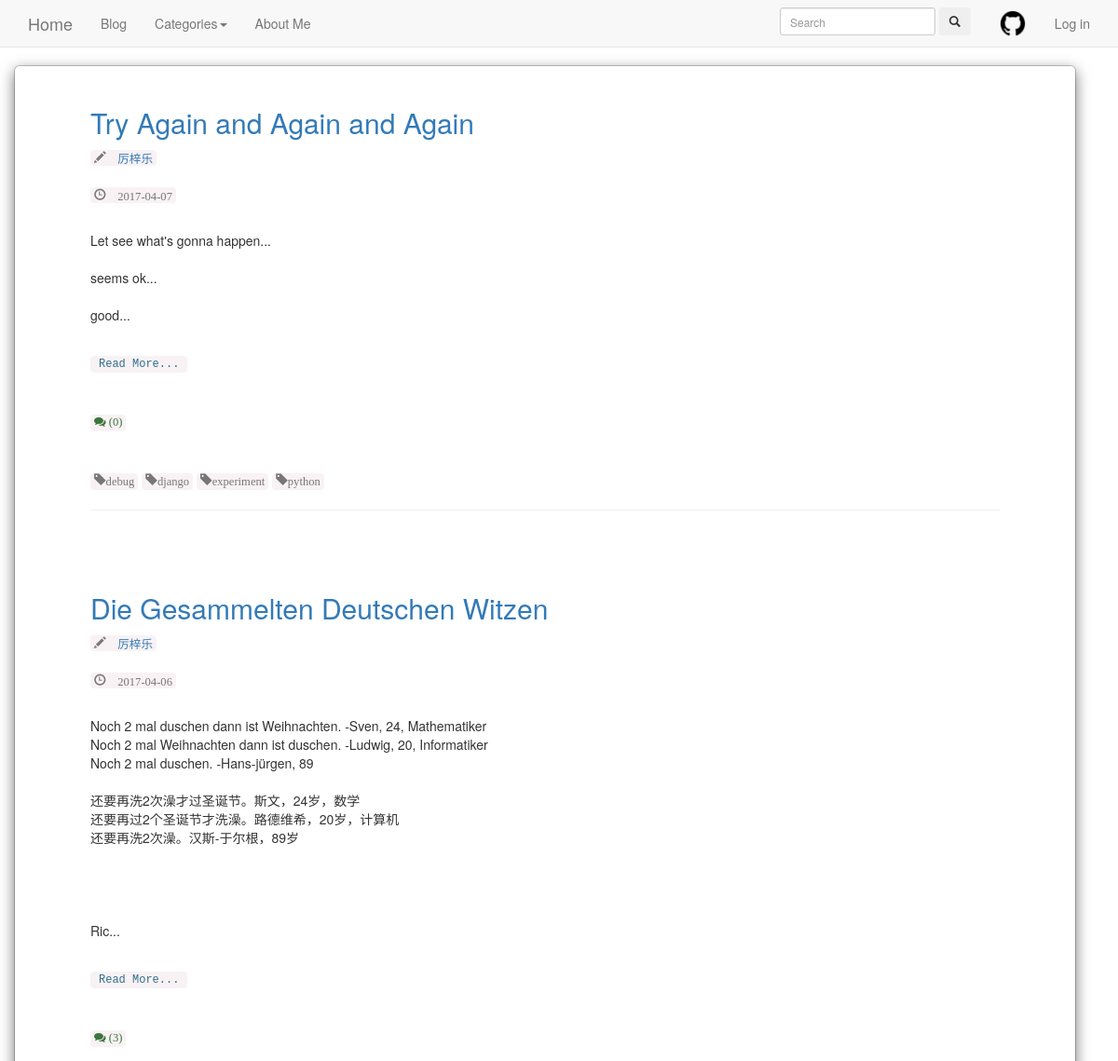
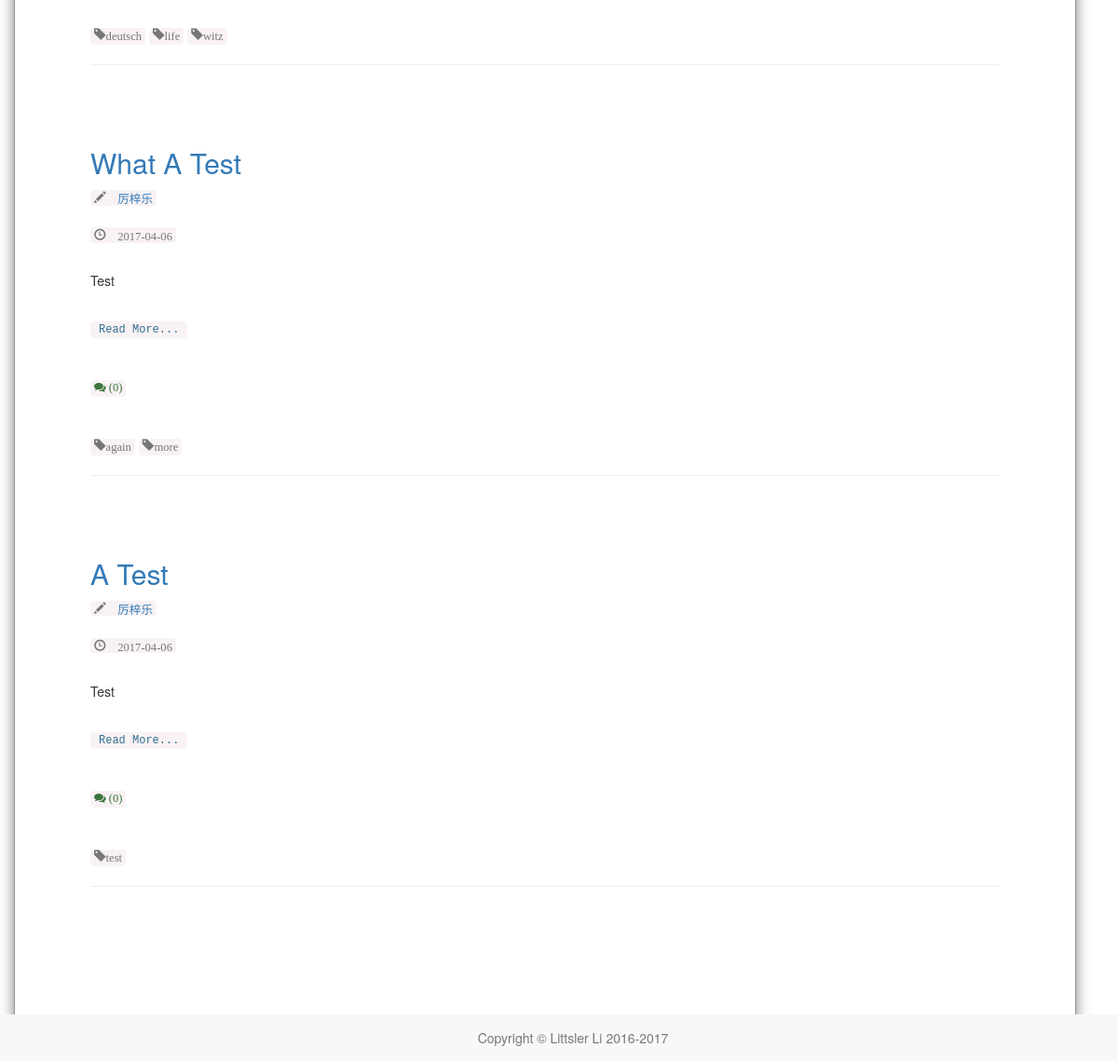
The app's page /blog/index with its own data (2 pictures, top to bottom).
### blog/models.py (models this page shows, shortened)
class Blog(models.Model):
    author = models.ForeignKey(User)
    title = models.CharField(max_length=256)
    slug = models.SlugField(unique=True)
    content = models.CharField(max_length=4096)
    category = models.ForeignKey(Category)
    tags = models.ManyToManyField(to=Tag, related_name='blogs', related_query_name='blog', blank=True)
    pub_date = models.DateTimeField(default=datetime.now)
    class Meta:
        ordering = ['-pub_date']

class Tag(models.Model):
    name = models.CharField(max_length=50, primary_key=True)

### blog/views.py (the view)
def list_blog(request):
    blog_list = Blog.objects.all()
    return _render_paged_blog_list(request, blog_list, 'Blogs')

### blog/templatetags/chinesename_tags.py (called while the page is built)
@register.filter()
def chinese_name(user):
    if user.first_name and user.last_name:
        return user.last_name + user.first_name
    else:
        return user.username

### blog/views.py (called while the page is built)
def _render_paged_blog_list(request, blog_list, title):
    paginator = Paginator(blog_list, BLOGS_PER_PAGE)
    page = request.GET.get('page')
    try:
        blogs = paginator.page(page)
    except PageNotAnInteger:
        blogs = paginator.page(1)
    except EmptyPage:
        blogs = paginator.page(paginator.num_pages)
    return render(request, 'blog/index.html',
                  context={'blog_list': blogs, 'title': title})

### blog/templates/blog/index.html (shortened to what this page needs)
{% extends 'blog/base.html' %}
{% load staticfiles i18n chinesename_tags mathfilters %}
{% block content %}
    {% for blog in blog_list %}
        <section class="well-lg">
            <h2><a href="{% url 'blog:view_blog' slug=blog.slug %}">{{ blog.title }}</a></h2>
            <code class="text-muted glyphicon glyphicon-pencil">
                <a href="{% url 'blog:search' %}?author={{ blog.author }}">
                    {{ blog.author|chinese_name }}
                </a>
            </code>
            <code class="text-muted glyphicon glyphicon-time">
                {{ blog.pub_date|date:'Y-m-d' }}
            </code>
            <p>
                {{ blog.content|slice:":256"|linebreaksbr }}{% if blog.content|length > 256 %}...{% endif %}</p>
            <code>
                <a class="text-info btn-xs" href="{% url 'blog:view_blog' slug=blog.slug %}">
                    Read More...
                </a>
            </code>
            <code><a class="icon-comments text-success" href="{% url 'blog:view_blog' slug=blog.slug %}#comments">
                ({{ blog.comments.count }})
            </a></code>
            <span>
            {% for tag in blog.tags.all %}
                <code><a class="glyphicon glyphicon-tag text-muted"
                         href="{% url 'blog:search' %}?tags={{ tag.name }}">{{ tag.name }}</a></code>
            {% endfor %}
            </span>
            <hr>
        </section>
    {% endfor %}
    <div>
        <div class="col-lg-8"></div>
    </div>
{% endblock %}

### blog/templates/blog/base.html (shortened to what this page needs)
{% load staticfiles i18n chinesename_tags %}
{% now 'Y' as now_year %}
<!DOCTYPE html>
<html lang="en">
<head>
    <link href="{% static 'blog/css/bootstrap.min.css' %}" rel="stylesheet">
    <link href="{% static 'blog/css/blog-post.css' %}" rel="stylesheet">
    <link href="{% static 'blog/css/font-awesome.min.css' %}" rel="stylesheet">
</head>
<body>
<nav class="navbar navbar-default navbar-fixed-top" role="navigation">
    <div class="container">
        <div class="navbar-header">
            <a class="navbar-brand" href="{% url 'blog:index' %}">{% trans 'Home' %}</a>
        </div>
        <div class="collapse navbar-collapse" id="bs-example-navbar-collapse-1">
            <ul class="nav navbar-nav">
                <li>
                    <a href="{% url 'blog:index' %}">{% trans 'Blog' %}</a>
                </li>
                <li class="dropdown">
                    <a href="#" data-toggle="dropdown" class="dropdown-toggle"
                       id="dropdown_categories">{% trans 'Categories' %}<span
                            class="caret"></span></a>
                </li>
                <li>
                    <a href="{% url 'blog:about' %}">{% trans 'About Me' %}</a>
                </li>
            </ul>
            <ul class="nav navbar-nav navbar-right">
                <li>
                    <form role="search" class="navbar-form" action="{% url 'blog:search' %}">
                        <div class="form-group">
                            <input class="form-control input-sm" placeholder="Search" type="text" name="keyword">
                        </div>
                        <button type="submit" class="btn btn-sm"><span class="glyphicon glyphicon-search"></span>
                        </button>
                    </form>
                </li>
                <li><a href="https://github.com/littsler" style="padding-top: 10px; padding-bottom: 10px"><img
                        src="{% static 'icons/github-ico.png' %}" height="30"
                        width="30" align="bottom"></a></li>
                <li>
                    {% if user.is_anonymous %}
                        <li>
                            <a href="{% url 'login' %}?next={{ request.get_full_path|urlencode }}">{% trans 'Log in' %}</a>
                        </li>
                    {% endif %}
                </li>
            </ul>
        </div>
    </div>
</nav>
<div class="container" id="container" style="min-height: 100vh;display: flex;flex-direction: column">
    <div class="row modal-content"
         style="flex: 1;width: 100%; padding-left: 5%; padding-right: 5%; padding-bottom: 100px">
        {% block content %}
        {% endblock %}
    </div>
    <footer class="navbar-collapse navbar-fixed-bottom navbar-default">
        <nav>
            <div align="middle">
                <span class="navbar-text" style="width: 100%; align-self: center">Copyright &copy; Littsler Li
                    {% if now_year != '2016' %}2016-{% now 'Y' %}{% else %}
                        2016{% endif %}</span>
            </div>
        </nav>
    </footer>
</div>
</body>
</html>

### static/blog/css/blog-post.css (style rules this page uses)
body { padding-top: 70px; }
footer { margin: 50px 0; }

### records on screen
Blog: title "Try Again and Again and Again", author|chinese_name "厉梓乐", pub_date "2017-04-07", content "Let see what's gonna happen... seems ok... good...", comments.count "0"
Tag: name "debug"
Tag: name "django"
Tag: name "experiment"
Tag: name "python"
Blog: title "Die Gesammelten Deutschen Witzen", author|chinese_name "厉梓乐", pub_date "2017-04-06", content "Noch 2 mal duschen dann ist Weihnachten. -Sven, 24, Mathematiker Noch 2 mal Weihnachten dann ist duschen. -Ludwig, 20, Informatiker Noch 2 mal duschen. -Hans-jürgen, 89 还要再洗2次澡才过圣诞节。斯文，24岁，数学 还要再过2个圣诞节才洗澡。路德维希，20岁，计算机 还要再洗2次澡。汉斯-于尔根，89岁 Ric", comments.count "3"
Tag: name "deutsch"
Tag: name "life"
Tag: name "witz"
Blog: title "What A Test", author|chinese_name "厉梓乐", pub_date "2017-04-06", content "Test", comments.count "0"
Tag: name "again"
Tag: name "more"
Blog: title "A Test", author|chinese_name "厉梓乐", pub_date "2017-04-06", content "Test", comments.count "0"
Tag: name "test"
